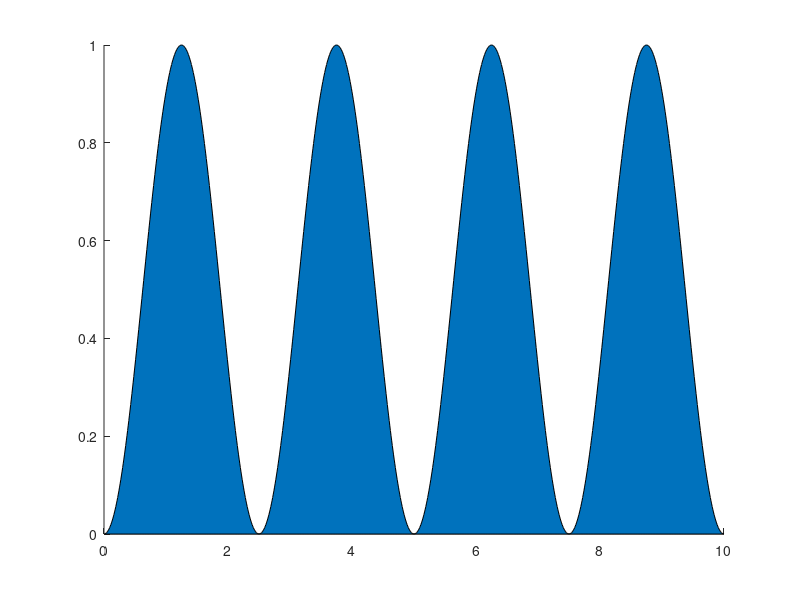

Write the MATLAB code that produced this figure. (Note: this script raises an error after producing the figure.)
function area_handles = threshold_plot(x, y, threshes, colors)
% THRESHOLD_PLOT plots a curve with thresholds under it using varying colors.
%
% Syntax:
%   area_handles = threshold_plot(x, y, threshes, colors)
%
% Description:
%   THRESHOLD_PLOT takes an input curve defined by the x and y vectors and
%   plots it on a 2D plot. Thresholds are specified in the threshes vector
%   and are visualized by shading the area below the curve up to each
%   threshold. The colors of the shaded areas can be specified using the
%   colors vector.
%
% Input Arguments:
%   - x: Independent variable vector defining the x-axis of the plot.
%   - y: Dependent variable vector defining the y-axis of the plot.
%   - threshes: Vector of threshold values for the shaded areas.
%   - colors (optional): Matrix or vector specifying the colors of the
%     shaded areas. By default, the colors will follow the default color
%     order of the current axes.
%
% Output Argument:
%   - area_handles: Array of handles to the shaded area patches.
%
% Examples:
%   % Plot a curve with default thresholds and colors
%   x = linspace(0, 10, 100);
%   y = sin(x);
%   threshes = [0.5, 0.25, 0];
%   area_handles = threshold_plot(x, y, threshes)
%
%   % Plot a curve with custom thresholds and colors
%   x = linspace(0, 10, 100);
%   y = sin(x);
%   threshes = [0.5, 0.25, 0];
%   colors = ['r', 'g', 'b'];
%   area_handles = threshold_plot(x, y, threshes, colors)
%
% See also:
%   area, sort, get, colormap
% 
% Copyright 2023 Michael J. Prerau Laboratory. - http://www.sleepEEG.org
%**************************************************************************

% Create test data if no input arguments are provided
if nargin == 0
    Fs = 100;
    dt = 1 / Fs;
    x = dt:dt:10;
    y = sin(2 * pi * 0.2 * x).^2;
    threshes = 1:-0.25:0.25;
end

% Set default colors to the default color order of the current axes
if nargin < 4
    colors = repmat(get(gca, 'ColorOrder'), 5, 1);
end

% Initialize area handles
area_handles = zeros(size(threshes));

% Sort the thresholds in descending order
threshes = sort(threshes, 'descend');

% Loop through thresholds and plot shaded areas
hold on
for ii = 1:length(threshes)
    thresh = threshes(ii);
    tplot = y;
    
    % Chop off data at threshold
    tplot(tplot > thresh) = thresh;
    
    h = area(x, tplot);
    h.FaceColor = colors(ii, :);
    
    area_handles(ii) = h;
end
end
